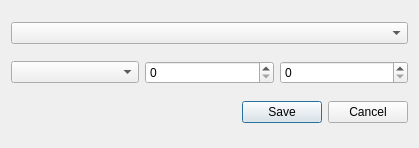
<?xml version="1.0" encoding="UTF-8"?>
<ui version="4.0">
 <class>BiblePassageDialog</class>
 <widget class="QDialog" name="BiblePassageDialog">
  <property name="windowModality">
   <enum>Qt::NonModal</enum>
  </property>
  <property name="geometry">
   <rect>
    <x>0</x>
    <y>0</y>
    <width>419</width>
    <height>148</height>
   </rect>
  </property>
  <property name="windowTitle">
   <string>Bible Passage</string>
  </property>
  <layout class="QVBoxLayout" name="verticalLayout">
   <item>
    <layout class="QHBoxLayout" name="horizontalLayout_2">
     <item>
      <widget class="QComboBox" name="comboBox_bibles"/>
     </item>
    </layout>
   </item>
   <item>
    <layout class="QHBoxLayout" name="horizontalLayout">
     <item>
      <widget class="QComboBox" name="comboBox_books"/>
     </item>
     <item>
      <widget class="QSpinBox" name="spinBox_chapter"/>
     </item>
     <item>
      <widget class="QSpinBox" name="spinBox_verse"/>
     </item>
    </layout>
   </item>
   <item>
    <layout class="QHBoxLayout" name="horizontalLayout_3">
     <item>
      <spacer name="horizontalSpacer">
       <property name="orientation">
        <enum>Qt::Horizontal</enum>
       </property>
       <property name="sizeHint" stdset="0">
        <size>
         <width>40</width>
         <height>20</height>
        </size>
       </property>
      </spacer>
     </item>
     <item>
      <widget class="QPushButton" name="pushButton_save">
       <property name="text">
        <string>Save</string>
       </property>
       <property name="icon">
        <iconset resource="../icons.qrc">
         <normaloff>:/icons/16x16/dialog-ok.png</normaloff>:/icons/16x16/dialog-ok.png</iconset>
       </property>
      </widget>
     </item>
     <item>
      <widget class="QPushButton" name="pushButton_cancel">
       <property name="text">
        <string>Cancel</string>
       </property>
       <property name="icon">
        <iconset resource="../icons.qrc">
         <normaloff>:/icons/16x16/dialog-cancel.png</normaloff>:/icons/16x16/dialog-cancel.png</iconset>
       </property>
      </widget>
     </item>
    </layout>
   </item>
  </layout>
 </widget>
 <resources>
  <include location="../icons.qrc"/>
 </resources>
 <connections/>
</ui>
